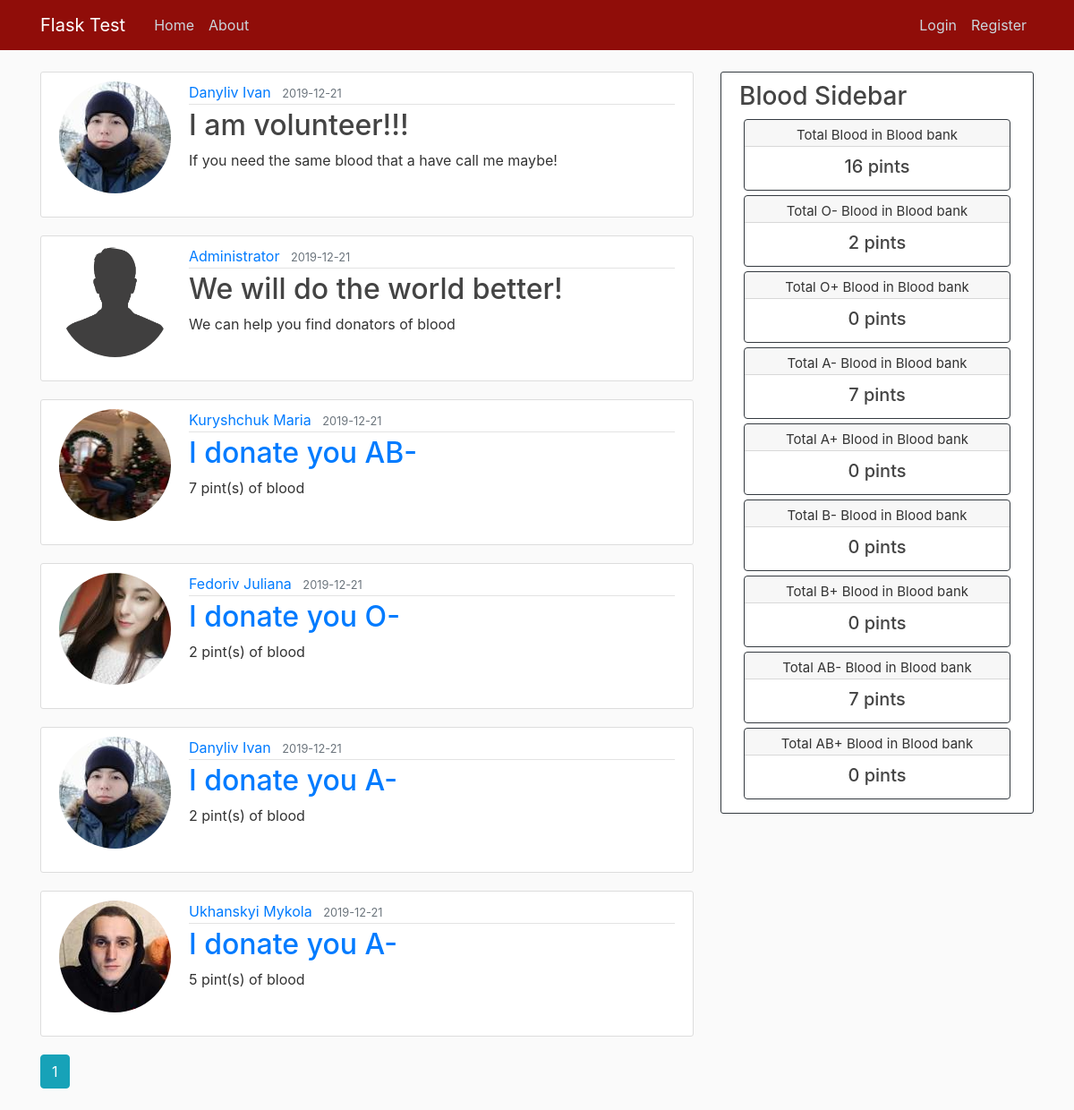
The page /home on the database its author committed.
### bank/models.py (models this page shows, shortened)
class Post(db.Model):
    id = db.Column(db.Integer, primary_key=True)
    title = db.Column(db.String(100), nullable=False)
    date_posted = db.Column(db.DateTime, nullable=False, default=datetime.utcnow)
    content = db.Column(db.Text, nullable=False)
    user_id = db.Column(db.Integer, db.ForeignKey('user.id'), nullable=False)

class User(db.Model, UserMixin):
    id = db.Column(db.Integer, primary_key=True)
    username = db.Column(db.String(20), unique=True, nullable=False)
    email = db.Column(db.String(120), unique=True, nullable=False)
    image_file = db.Column(db.String(20), nullable=False, default='default.jpg')
    password = db.Column(db.String(60), nullable=False)
    posts = db.relationship('Post', backref='author', lazy=True)
    post_index = db.Column(db.Integer())
    address = db.Column(db.String(100))
    city = db.Column(db.String(30))
    blood_group = db.Column(db.String(10), nullable=False)
    phone = db.Column(db.Integer(), unique=True,)
    about = db.Column(db.String(140))
    last_seen = db.Column(db.DateTime, default=datetime.utcnow)
    donates = db.relationship('Donate', backref='author', lazy=True)
    followed = db.relationship(
        'User', secondary=followers,
        primaryjoin=(followers.c.follower_id == id),
        secondaryjoin=(followers.c.followed_id == id),
        backref=db.backref('followers', lazy='dynamic'), lazy='dynamic')

class Donate(db.Model):
    id = db.Column(db.Integer, primary_key=True)
    name_blood = db.Column(db.String(10), nullable=False)
    quantity = db.Column(db.Integer(), nullable=False)
    date_posted = db.Column(db.DateTime, nullable=False, default=datetime.utcnow)
    user_id = db.Column(db.Integer, db.ForeignKey('user.id'), nullable=False)

### bank/routes.py (the view)
@app.route("/")
@app.route("/home")
def home():
    page = request.args.get('page', 1, type=int)
    posts = Post.query.order_by(Post.date_posted.desc()).paginate(page=page, per_page=5)
    donates = Donate.query.order_by(Donate.date_posted.desc()).paginate(page=page, per_page=5)
    my_list = Donate.query.all()
    total_blood = 0
    o_neg = 0
    o_pos = 0
    a_neg = 0
    a_pos = 0
    b_neg = 0
    b_pos = 0
    ab_neg = 0
    ab_pos = 0
    for q in my_list:
        total_blood += q.quantity
        if q.name_blood == 'O-':
            o_neg += q.quantity
        if q.name_blood == 'O+':
            o_pos += q.quantity
        if q.name_blood == 'A-':
            a_neg += q.quantity
        if q.name_blood == 'A+':
            a_pos += q.quantity
        if q.name_blood == 'B-':
            b_neg += q.quantity
        if q.name_blood == 'B+':
            b_pos += q.quantity
        if q.name_blood == 'AB-':
            ab_neg += q.quantity
        if q.name_blood == 'AB+':
            ab_pos += q.quantity
    return render_template('home.html', posts=posts, donates=donates, total_blood=total_blood, o_neg=o_neg, o_pos=o_pos,
                           a_neg=a_neg, a_pos=a_pos, b_neg=b_neg, b_pos=b_pos, ab_neg=ab_neg, ab_pos=ab_pos)

### bank/routes.py (called while the page is built)
@app.before_request
def before_request():
    if current_user.is_authenticated:
        current_user.last__seen = datetime.utcnow()
        db.session.commit()

### bank/templates/home.html
{% extends "layout.html" %}
{% block content %}
    {% for post in posts.items %}
        <article class="media content-section">
          <img class="rounded-circle account-img" src="{{ url_for('static', filename='images/' + post.author.image_file) }}">
          <div class="media-body">
            <div class="article-metadata">
              <a class="mr-2" href="user/{{ post.author.username }}">{{ post.author.username }}</a>
              <small class="text-muted">{{ post.date_posted.strftime('%Y-%m-%d') }}</small>
            </div>
            <h2><a class="article-title" href="{{ url_for('post', post_id=post.id) }}">{{ post.title }}</a></h2>
            <p class="article-content">{{ post.content }}</p>
          </div>
        </article>
    {% endfor %}
    {% for donate in donates.items %}
        <article class="media content-section">
          <img class="rounded-circle account-img" src="{{ url_for('static', filename='images/' + donate.author.image_file) }}">
          <div class="media-body">
            <div class="article-metadata">
              <a class="mr-2" href="user/{{ donate.author.username }}">{{ donate.author.username }}</a>
              <small class="text-muted">{{ donate.date_posted.strftime('%Y-%m-%d') }}</small>
            </div>
            <h2><a class="article-name_blood" href="{{ url_for('donate', donate_id=donate.id) }}">I donate you {{ donate.name_blood }}</a></h2>
            <p class="article-quantity">{{ donate.quantity }} pint(s) of blood</p>
          </div>
        </article>
    {% endfor %}
    {% for page_num in posts.iter_pages(left_edge=1, right_edge=1, left_current=1, right_current=2) %}
      {% if page_num %}
        {% if posts.page == page_num %}
          <a class="btn btn-info mb-4" href="{{ url_for('home', page=page_num) }}">{{ page_num }}</a>
        {% else %}
          <a class="btn btn-outline-info mb-4" href="{{ url_for('home', page=page_num) }}">{{ page_num }}</a>
        {% endif %}
      {% else %}
        ...
      {% endif %}
    {% endfor %}
{% endblock content %}

### bank/templates/layout.html (shortened to what this page needs)
<!DOCTYPE html>
<html>
<head>
    <link rel="stylesheet" href="https://maxcdn.bootstrapcdn.com/bootstrap/4.0.0/css/bootstrap.min.css">
    <link rel="stylesheet" type="text/css" href="{{ url_for('static', filename='main.css') }}">
</head>
<body>
    <header class="site-header">
      <nav class="navbar navbar-expand-md navbar-dark bg-steel fixed-top">
        <div class="container">
          <a class="navbar-brand mr-4" href="/">Flask Test</a>
          <div class="collapse navbar-collapse" id="navbarToggle">
            <div class="navbar-nav mr-auto">
              <a class="nav-item nav-link" href="{{ url_for('home') }}">Home</a>
              <a class="nav-item nav-link" href="{{ url_for('about') }}">About</a>
            </div>
            <div class="navbar-nav">
              {% if current_user.is_authenticated %}
                  <a class="nav-item nav-link" href="{{ url_for('new_post') }}">New Post</a>
                  <a class="nav-item nav-link" href="{{ url_for('new_donate') }}">New Donate</a>
                  <a class="nav-item nav-link" href="{{ url_for('account') }}">Account</a>
                  <a class="nav-item nav-link" href="{{ url_for('user', username=current_user.username) }}">Profile</a>
                  <a class="nav-item nav-link" href="{{ url_for('logout') }}">Logout</a>
              {% else %}
                  <a class="nav-item nav-link" href="{{ url_for('login') }}">Login</a>
                  <a class="nav-item nav-link" href="{{ url_for('register') }}">Register</a>
              {% endif %}
            </div>
          </div>
        </div>
      </nav>
    </header>
    <main role="main" class="container">
      <div class="row">
        <div class="col-md-8">
          {% block content %}{% endblock %}
        </div>
        <div class="col-md-4">
          <div class="content-section border-dark">
            <h3>Blood Sidebar</h3>
              <div class="card border-dark text-center my_card">
                  <div class="card-header my_header"><p class="my_head_text">Total Blood in Blood bank</p></div>
                  <div class="card-body text-danger">
                    <h5 class="card-title my_main_text"><span class='numscroller'>{{ total_blood }}</span> pints</h5>
                  </div>
              </div>
              <div class="card border-dark text-center my_card">
                  <div class="card-header my_header"><p class="my_head_text">Total O- Blood in Blood bank</p></div>
                  <div class="card-body text-danger">
                    <h5 class="card-title my_main_text"><span class='numscroller'>{{ o_neg }}</span> pints</h5>
                  </div>
              </div>
              <div class="card border-dark text-center my_card">
                  <div class="card-header my_header"><p class="my_head_text">Total O+ Blood in Blood bank</p></div>
                  <div class="card-body text-danger">
                    <h5 class="card-title my_main_text"><span class='numscroller'>{{ o_pos }}</span> pints</h5>
                  </div>
              </div>
              <div class="card border-dark text-center my_card">
                  <div class="card-header my_header"><p class="my_head_text">Total A- Blood in Blood bank</p></div>
                  <div class="card-body text-danger">
                    <h5 class="card-title my_main_text"><span class='numscroller'>{{ a_neg }}</span> pints</h5>
                  </div>
              </div>
              <div class="card border-dark text-center my_card">
                  <div class="card-header my_header"><p class="my_head_text">Total A+ Blood in Blood bank</p></div>
                  <div class="card-body text-danger">
                    <h5 class="card-title my_main_text"><span class='numscroller' >{{ a_pos }}</span> pints</h5>
                  </div>
              </div>
              <div class="card border-dark text-center my_card">
                  <div class="card-header my_header"><p class="my_head_text">Total B- Blood in Blood bank</p></div>
                  <div class="card-body text-danger">
                    <h5 class="card-title my_main_text"><span class='numscroller'>{{ b_neg }}</span> pints</h5>
                  </div>
              </div>
              <div class="card border-dark text-center my_card">
                  <div class="card-header my_header"><p class="my_head_text">Total B+ Blood in Blood bank</p></div>
                  <div class="card-body text-danger">
                    <h5 class="card-title my_main_text"><span class='numscroller' >{{ b_pos }}</span> pints</h5>
                  </div>
              </div>
              <div class="card border-dark text-center my_card">
                  <div class="card-header my_header"><p class="my_head_text">Total AB- Blood in Blood bank</p></div>
                  <div class="card-body text-danger">
                    <h5 class="card-title my_main_text"><span class='numscroller'>{{ ab_neg }}</span> pints</h5>
                  </div>
              </div>
              <div class="card border-dark text-center my_card">
                  <div class="card-header my_header"><p class="my_head_text">Total AB+ Blood in Blood bank</p></div>
                  <div class="card-body text-danger">
                    <h5 class="card-title my_main_text"><span class='numscroller' >{{ ab_pos }}</span> pints</h5>
                  </div>
              </div>
          </div>
        </div>
      </div>
    </main>
</body>
</html>

### bank/static/main.css (style rules this page uses)
body { background: #fafafa; color: #333333; margin-top: 5rem; }
h1, h2, h3, h4, h5, h6 { color: #444444; }
.bg-steel { background-color: #900D09; }
.site-header .navbar-nav .nav-link { color: #cbd5db; }
.content-section { background: #ffffff; padding: 10px 20px; border: 1px solid #dddddd; border-radius: 3px; margin-bottom: 20px; }
.article-title { color: #444444; }
.article-content { white-space: pre-line; }
.article-metadata { padding-bottom: 1px; margin-bottom: 4px; border-bottom: 1px solid #e3e3e3 }
.account-img { height: 125px; width: 125px; margin-right: 20px; margin-bottom: 16px; }
.my_card { height: 80px; margin: 5px 5px 5px 5px; }
.my_head_text { margin-top: -6px; font-size: 15px; }
.my_main_text { margin-top: -10px; }
.my_header { height: 30px; }

### rows shown on the page
Post: image_file (picture), author.username "Danyliv Ivan", date_posted "2019-12-21", title "I am volunteer!!!", content "If you need the same blood that a have call me maybe!"
Post: image_file (placeholder picture), author.username "Administrator", date_posted "2019-12-21", title "We will do the world better!", content "We can help you find donators of blood"
Donate: image_file (picture), author.username "Kuryshchuk Maria", date_posted "2019-12-21", name_blood "AB-", quantity "7"
Donate: image_file (picture), author.username "Fedoriv Juliana", date_posted "2019-12-21", name_blood "O-", quantity "2"
Donate: image_file (picture), author.username "Danyliv Ivan", date_posted "2019-12-21", name_blood "A-", quantity "2"
Donate: image_file (picture), author.username "Ukhanskyi Mykola", date_posted "2019-12-21", name_blood "A-", quantity "5"

### other values the page prints
{{ page_num }} "1"
{{ total_blood }} "16"
{{ o_neg }} "2"
{{ o_pos }} "0"
{{ a_neg }} "7"
{{ a_pos }} "0"
{{ b_neg }} "0"
{{ b_pos }} "0"
{{ ab_neg }} "7"
{{ ab_pos }} "0"
